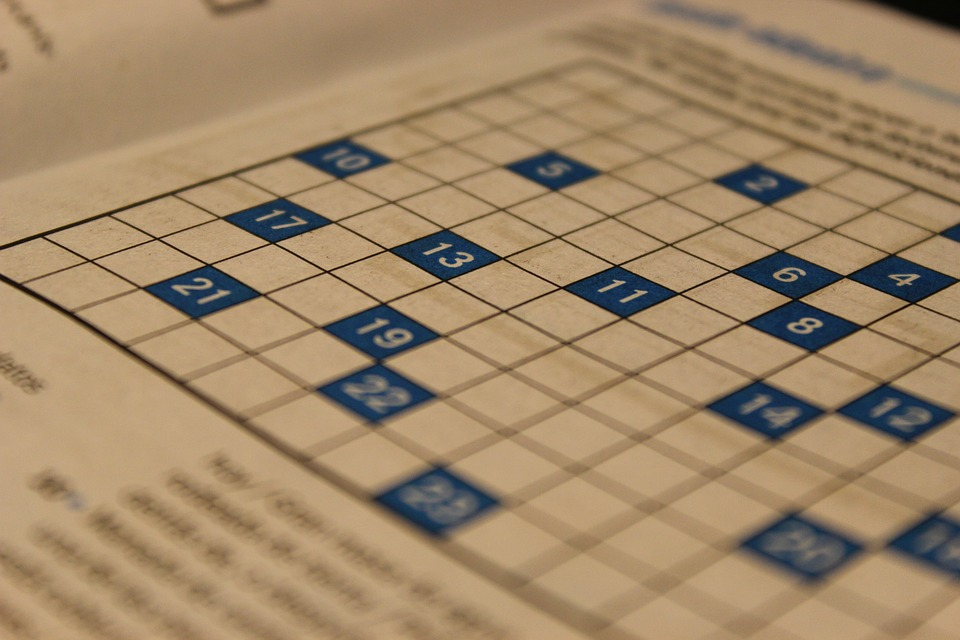
#> input picture examples/sample_images/cross1.jpg, 960 x 640 px
$ python threshold.py
#> lines starting #> are read from the running program, lines starting #| are printed output that depends on the picture; after the words box and inside, x2 and y2 are one past the last pixel; in counts of white or black regions, pixels touching at a corner belong together
import cv2 as cv
import numpy as np


img = cv.imread('sample_images/cross1.jpg')
#> img is the input picture: shape (640, 960, 3); mean B, G, R 103.8, 135, 159.6

img_gray = cv.cvtColor(img, cv.COLOR_BGR2GRAY)
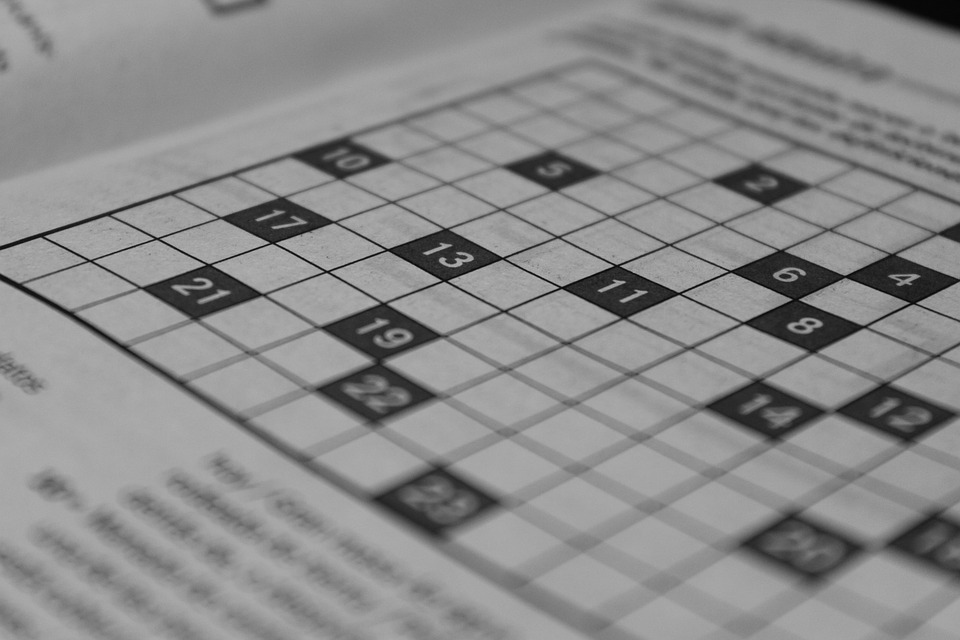
#> img_gray: shape (640, 960); min 1, max 185, mean 138.9

# [5 lines of commented-out code are left out]

'''
img_out = cv.adaptiveThreshold(img_gray,
                               255,
                               cv.ADAPTIVE_THRESH_MEAN_C,
                               cv.THRESH_BINARY,
                               11,
                               2)
'''

img_out = cv.adaptiveThreshold(img_gray,
                               255,
                               cv.ADAPTIVE_THRESH_GAUSSIAN_C,
                               cv.THRESH_BINARY,
                               11,
                               2)
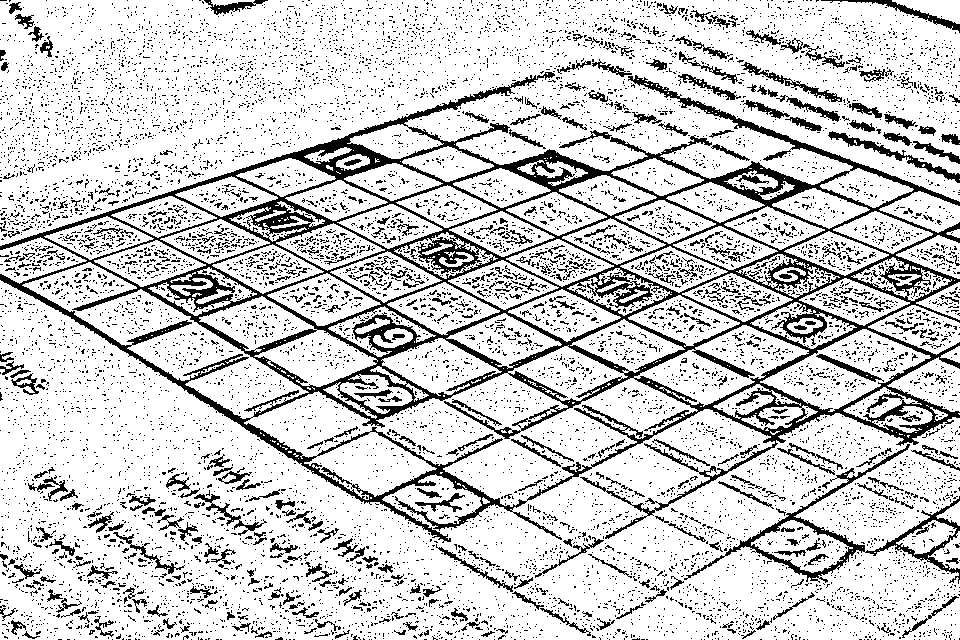
#> img_out: shape (640, 960); 81.1% white; 10864 black regions (10410 under 20 px), largest, box (x1, y1, x2, y2) and area: (0, 72, 960, 543) 53915, (684, 444, 960, 584) 3139, (828, 131, 960, 183) 854

key=ord('r')
while key != ord('s'):
    cv.imshow('original img', img)
    cv.imshow('threshold output', img_out)
    key=cv.waitKey()
#> (key Esc is pressed here)
